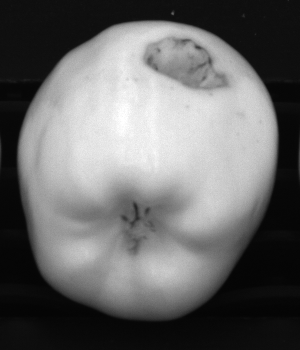
#> input picture C0_000002.png, 300 x 350 px
$ python FirstTask.py
#> lines starting #> are read from the running program, lines starting #| are printed output that depends on the picture; after the words box and inside, x2 and y2 are one past the last pixel; in counts of white or black regions, pixels touching at a corner belong together
import cv2
import numpy as np

# Load NIR and color images
nir_image = cv2.imread('C0_000002.png', cv2.IMREAD_GRAYSCALE)
#> nir_image is the input picture: shape (350, 300); min 4, max 255, mean 105
color_image = cv2.imread('C0_000002.png')

# Thresholding to segment the fruit
blurred_nir = cv2.GaussianBlur(nir_image, (5, 5), cv2.BORDER_DEFAULT)
_, thresh = cv2.threshold(blurred_nir, 0, 255, cv2.THRESH_BINARY + cv2.THRESH_OTSU)
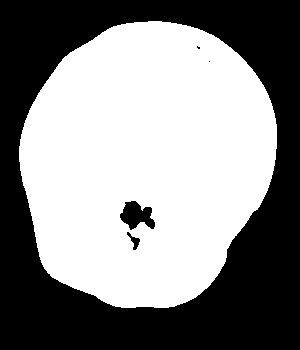
#> thresh: shape (350, 300); 53.9% white; 5 black regions (2 under 20 px), largest, box (x1, y1, x2, y2) and area: (0, 0, 300, 350) 47652, (120, 201, 155, 230) 631, (127, 232, 140, 250) 89

# Fill holes inside the fruit blob
thresh_filled = thresh.copy()
cv2.floodFill(thresh_filled, None, (0, 0), 255)
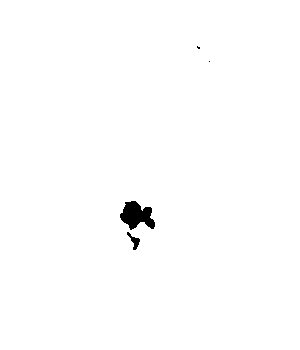
#> thresh_filled: shape (350, 300); 99.3% white; 4 black regions (2 under 20 px), largest, box (x1, y1, x2, y2) and area: (120, 201, 155, 230) 631, (127, 232, 140, 250) 89
thresh_filled = cv2.bitwise_not(thresh_filled)

# Erosion followed by Minkowsky subtraction
kernel = np.ones((3,3), np.uint8)
eroded = cv2.erode(thresh_filled, kernel, iterations=1)
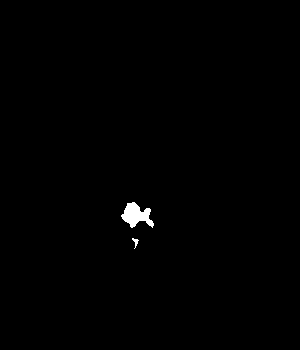
#> eroded: shape (350, 300); 0.49% white; 2 white regions, box (x1, y1, x2, y2) and area: (121, 202, 154, 228) 479, (132, 238, 139, 249) 31
minkowski_subtraction = cv2.subtract(thresh_filled, eroded)
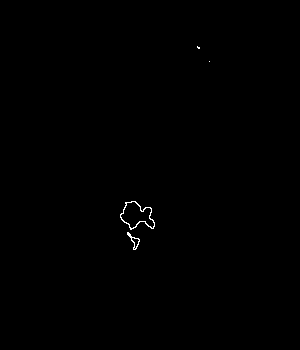
#> minkowski_subtraction: shape (350, 300); 0.21% white in thin lines or dots, all inside (x1, y1, x2, y2) = (120, 46, 210, 250)

# Find contours
contours, _ = cv2.findContours(minkowski_subtraction, cv2.RETR_EXTERNAL, cv2.CHAIN_APPROX_SIMPLE)
#> contours = 4 contours, 2 with area under 20; largest, box (x1, y1, x2, y2) and area: (120, 201, 155, 230) 577, (127, 232, 140, 250) 67

# Draw contours on color image
for contour in contours:
    # Calculate center and radius of the minimum enclosing circle
    (x, y), radius = cv2.minEnclosingCircle(contour)
    center = (int(x), int(y))
    radius = int(radius)
    # Draw the circle around the contour
    cv2.circle(color_image, center, radius, (0, 255, 0), 2)
#> this loop made 4 passes
#> (x, y, radius) on passes 2 to 4: (139, 215, 19), (209, 61, 0), (198, 47, 1)
#> (x, y, radius, center) on pass 1: (131, 240.5, 9, (131, 240))
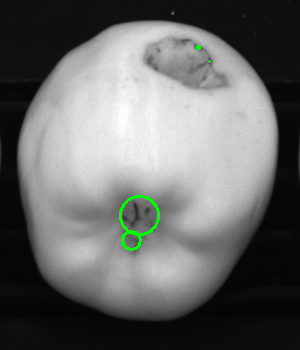
#> color_image: shape (350, 300, 3); 0.49% of pixels changed, all inside (x1, y1, x2, y2) = (119, 45, 211, 251)

# Display the result
cv2.imshow('Result', color_image)
cv2.waitKey(0)
cv2.destroyAllWindows()

$ run again, with C0_000001.png copied over C0_000002.png
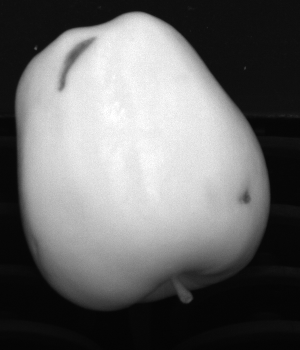
#> input picture C0_000001.png, 300 x 350 px
#> nir_image is the input picture: shape (350, 300); min 3, max 255, mean 106.4
#> `_, thresh = cv2.threshold(blurred_nir, 0, 255, cv2.THRESH_BINARY + cv2..`:
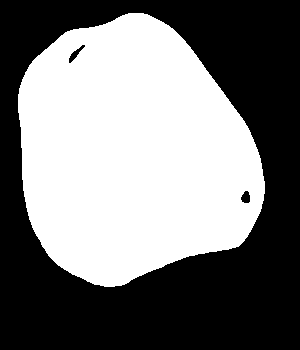
#> thresh: shape (350, 300); 47.9% white; 1 white region, box (x1, y1, x2, y2) and area: (18, 13, 265, 287) 50280
#> eroded: shape (350, 300); 0.07% white; 2 white regions, box (x1, y1, x2, y2) and area: (242, 192, 249, 202) 45, (70, 50, 79, 61) 26
#> minkowski_subtraction: shape (350, 300); 0.1% white in thin lines or dots, all inside (x1, y1, x2, y2) = (69, 45, 250, 203)
#> contours = 2 contours; box (x1, y1, x2, y2) and area: (69, 45, 85, 63) 70, (241, 191, 250, 203) 68
#> the loop `for contour in contours:` made 2 passes
#> (x, y, radius, center) on passes 1 to 2: (245.8, 196.7, 5, (245, 196)), (76.5, 53.5, 11, (76, 53))
#> after the loop `for contour in contours:`:
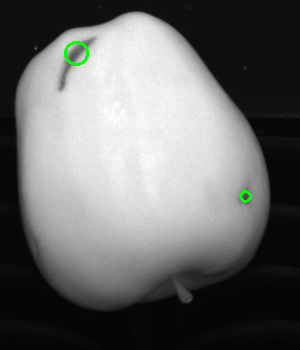
#> color_image: shape (350, 300, 3); 0.28% of pixels changed, all inside (x1, y1, x2, y2) = (64, 41, 252, 203)

$ run again, with C0_000003.png copied over C0_000002.png
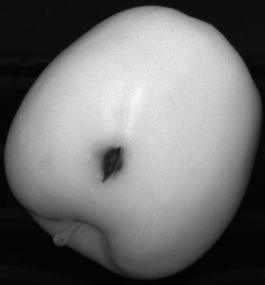
#> input picture C0_000003.png, 265 x 285 px
#> nir_image is the input picture: shape (285, 265); min 2, max 255, mean 113.4
#> `_, thresh = cv2.threshold(blurred_nir, 0, 255, cv2.THRESH_BINARY + cv2..`:
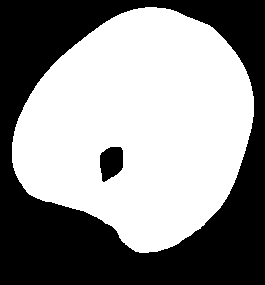
#> thresh: shape (285, 265); 55.3% white; 2 black regions, box (x1, y1, x2, y2) and area: (0, 0, 265, 285) 33102, (100, 147, 123, 182) 627
#> eroded: shape (285, 265); 0.68% white; 1 white region, box (x1, y1, x2, y2) and area: (101, 148, 122, 180) 515
#> minkowski_subtraction: shape (285, 265); 0.15% white in thin lines or dots, all inside (x1, y1, x2, y2) = (100, 147, 123, 182)
#> contours = 1 contour; box (x1, y1, x2, y2) and area: (100, 147, 123, 182) 582
#> the loop `for contour in contours:` made 1 pass
#> (x, y, radius, center) on pass 1: (111.5, 164, 19, (111, 164))
#> after the loop `for contour in contours:`:
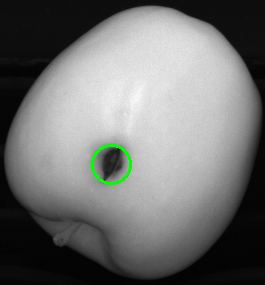
#> color_image: shape (285, 265, 3); 0.46% of pixels changed, all inside (x1, y1, x2, y2) = (91, 144, 132, 185)
